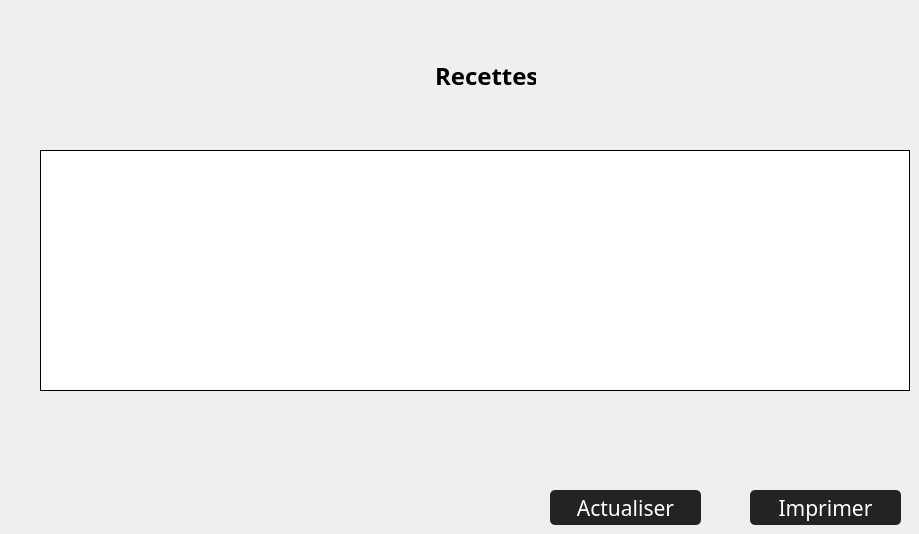
         <widget class="QWidget" name="tab_recettes">
          <attribute name="title">
           <string>Les recettes</string>
          </attribute>
          <widget class="QTableWidget" name="table_recettes">
           <property name="geometry">
            <rect>
             <x>40</x>
             <y>150</y>
             <width>870</width>
             <height>241</height>
            </rect>
           </property>
           <property name="font">
            <font>
             <family>Century Gothic</family>
             <pointsize>14</pointsize>
             <weight>50</weight>
             <bold>false</bold>
            </font>
           </property>
           <property name="frameShape">
            <enum>QFrame::Box</enum>
           </property>
           <property name="frameShadow">
            <enum>QFrame::Plain</enum>
           </property>
           <property name="editTriggers">
            <set>QAbstractItemView::NoEditTriggers</set>
           </property>
           <attribute name="horizontalHeaderVisible">
            <bool>false</bool>
           </attribute>
           <attribute name="verticalHeaderVisible">
            <bool>false</bool>
           </attribute>
          </widget>
          <widget class="QPushButton" name="bouton_actualiser_recettes">
           <property name="geometry">
            <rect>
             <x>550</x>
             <y>490</y>
             <width>151</width>
             <height>35</height>
            </rect>
           </property>
           <property name="font">
            <font>
             <family>Century Gothic</family>
             <pointsize>16</pointsize>
             <weight>50</weight>
             <bold>false</bold>
            </font>
           </property>
           <property name="styleSheet">
            <string notr="true">QPushButton {
		color: rgb(255, 255, 255);
		background-color: rgb(35, 35, 35);
		border: 0px solid;
		border-radius:5px
}

QPushButton:hover {
		background-color: rgb(85, 170, 255);
}</string>
           </property>
           <property name="text">
            <string>Actualiser</string>
           </property>
          </widget>
          <widget class="QPushButton" name="bouton_imprimer_recettes">
           <property name="geometry">
            <rect>
             <x>750</x>
             <y>490</y>
             <width>151</width>
             <height>35</height>
            </rect>
           </property>
           <property name="font">
            <font>
             <family>Century Gothic</family>
             <pointsize>16</pointsize>
             <weight>50</weight>
             <bold>false</bold>
            </font>
           </property>
           <property name="toolTip">
            <string>Actualiser</string>
           </property>
           <property name="statusTip">
            <string>Actualiser</string>
           </property>
           <property name="whatsThis">
            <string/>
           </property>
           <property name="accessibleDescription">
            <string>Actualiser</string>
           </property>
           <property name="autoFillBackground">
            <bool>false</bool>
           </property>
           <property name="styleSheet">
            <string notr="true">QPushButton {
		color: rgb(255, 255, 255);
		background-color: rgb(35, 35, 35);
		border: 0px solid;
		border-radius:5px
}

QPushButton:hover {
		background-color: rgb(85, 170, 255);
}</string>
           </property>
           <property name="text">
            <string>Imprimer</string>
           </property>
          </widget>
          <widget class="QLabel" name="titre_recettes">
           <property name="geometry">
            <rect>
             <x>435</x>
             <y>50</y>
             <width>101</width>
             <height>51</height>
            </rect>
           </property>
           <property name="font">
            <font>
             <family>Century Gothic</family>
             <pointsize>18</pointsize>
             <weight>75</weight>
             <bold>true</bold>
            </font>
           </property>
           <property name="layoutDirection">
            <enum>Qt::LeftToRight</enum>
           </property>
           <property name="text">
            <string>Recettes</string>
           </property>
          </widget>
         </widget>
